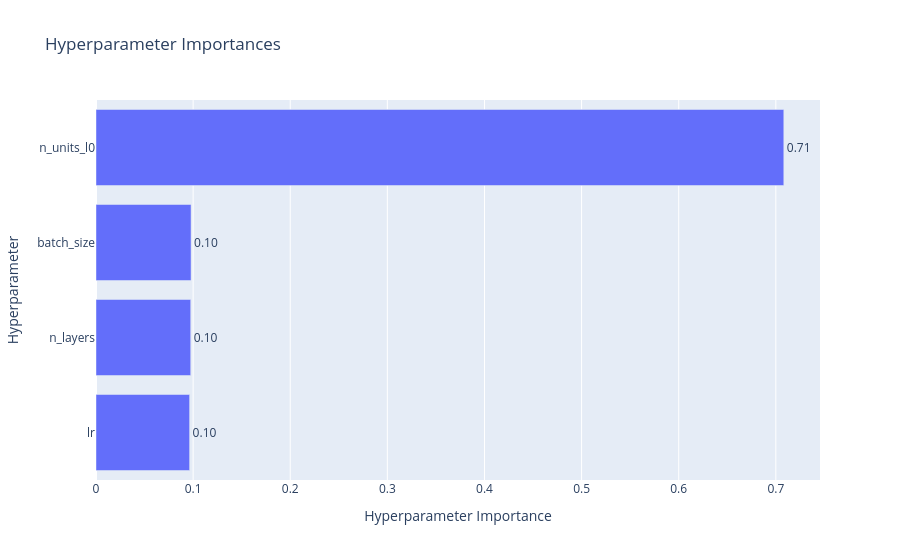
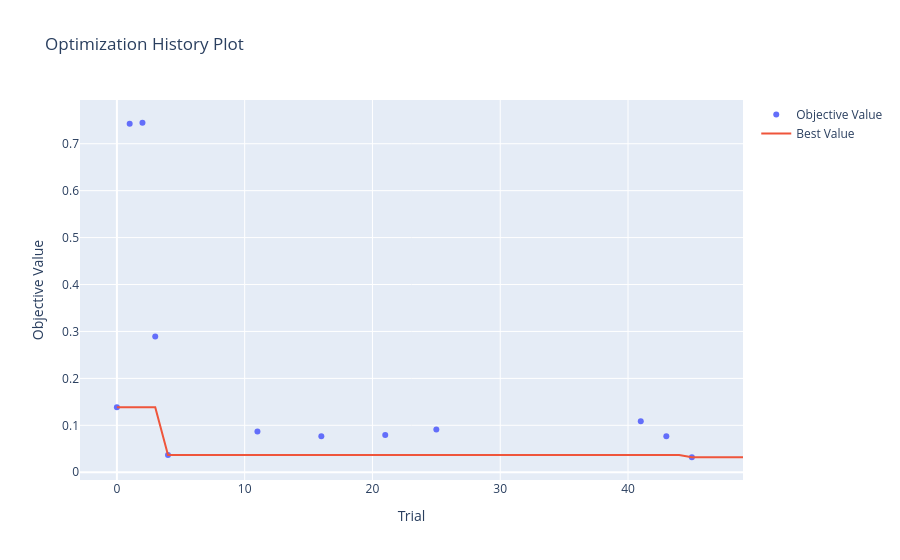

These figures' notebook cell, in order:
### Code cell
#Visualize parameter importance
optuna.visualization.plot_param_importances(study).show()
optuna.visualization.plot_optimization_history(study).show()
#optuna.visualization.plot_slice(study, params = ['lr']).show()

### Figure 1 — Plotly figure (JSON) as saved in the notebook; plotly's stock layout.template omitted (floating-point values rounded to 4 significant figures)
{"data": [{"cliponaxis": false, "hovertemplate": ["lr (FloatDistribution): 0.09639492309974483<extra></extra>", "n_layers (IntDistribution): 0.09751082666860143<extra></extra>", "batch_size (CategoricalDistribution): 0.09788317447924592<extra></extra>", "n_units_l0 (IntDistribution): 0.7082110757524077<extra></extra>"], "name": "Objective Value", "orientation": "h", "text": ["0.10", "0.10", "0.10", "0.71"], "textposition": "outside", "type": "bar", "x": [0.09639, 0.09751, 0.09788, 0.7082], "y": ["lr", "n_layers", "batch_size", "n_units_l0"]}], "layout": {"title": {"text": "Hyperparameter Importances"}, "xaxis": {"title": {"text": "Hyperparameter Importance"}}, "yaxis": {"title": {"text": "Hyperparameter"}}}}

### Figure 2 — Plotly figure (JSON) as saved in the notebook; plotly's stock layout.template omitted (floating-point values rounded to 4 significant figures)
{"data": [{"mode": "markers", "name": "Objective Value", "type": "scatter", "x": [0, 1, 2, 3, 4, 11, 16, 21, 25, 41, 43, 45], "y": [0.1385, 0.7426, 0.7447, 0.2893, 0.03686, 0.08667, 0.07657, 0.0795, 0.09098, 0.1087, 0.07681, 0.03195]}, {"mode": "lines", "name": "Best Value", "type": "scatter", "x": [0, 1, 2, 3, 4, 5, 6, 7, 8, 9, 10, 11, 12, 13, 14, 15, 16, 17, 18, 19, 20, 21, 22, 23, 24, 25, 26, 27, 28, 29, 30, 31, 32, 33, 34, 35, 36, 37, 38, 39, 40, 41, 42, 43, 44, 45, 46, 47, 48, 49], "y": [0.1385, 0.1385, 0.1385, 0.1385, 0.03686, 0.03686, 0.03686, 0.03686, 0.03686, 0.03686, 0.03686, 0.03686, 0.03686, 0.03686, 0.03686, 0.03686, 0.03686, 0.03686, 0.03686, 0.03686, 0.03686, 0.03686, 0.03686, 0.03686, 0.03686, 0.03686, 0.03686, 0.03686, 0.03686, 0.03686, 0.03686, 0.03686, 0.03686, 0.03686, 0.03686, 0.03686, 0.03686, 0.03686, 0.03686, 0.03686, 0.03686, 0.03686, 0.03686, 0.03686, 0.03686, 0.03195, 0.03195, 0.03195, 0.03195, 0.03195]}, {"marker": {"color": "#cccccc"}, "mode": "markers", "name": "Infeasible Trial", "showlegend": false, "type": "scatter", "x": [], "y": []}], "layout": {"title": {"text": "Optimization History Plot"}, "xaxis": {"title": {"text": "Trial"}}, "yaxis": {"title": {"text": "Objective Value"}}}}
